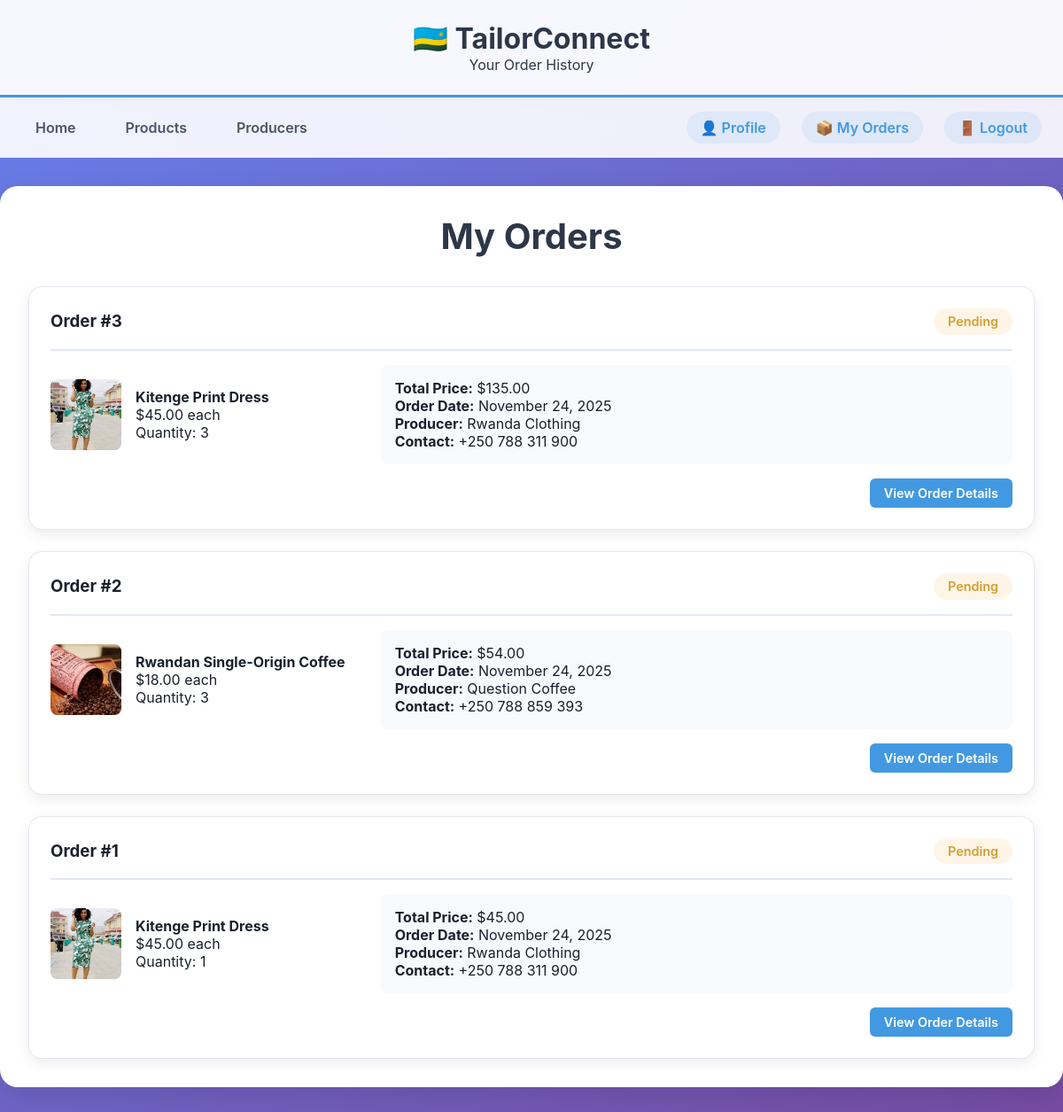
Screenshot of /orders/ (signed in) with the database file from the repository.
### Tconnect/models.py (models this page shows, shortened)
class Order(models.Model):
    ORDER_STATUS = [
        ('pending', 'Pending'),
        ('confirmed', 'Confirmed'),
        ('shipped', 'Shipped'),
        ('delivered', 'Delivered'),
        ('cancelled', 'Cancelled'),
    ]
    customer = models.ForeignKey(Customer, on_delete=models.CASCADE)
    product = models.ForeignKey(Product, on_delete=models.CASCADE)
    quantity = models.IntegerField(default=1)
    order_date = models.DateTimeField(auto_now_add=True)
    status = models.CharField(max_length=20, choices=ORDER_STATUS, default='pending')
    total_price = models.DecimalField(max_digits=10, decimal_places=2)

class Product(models.Model):
    name = models.CharField(max_length=200)
    description = models.TextField()
    price = models.DecimalField(max_digits=10, decimal_places=2)
    prod_date = models.DateField()  # Production date
    image = models.ImageField(upload_to='products/', blank=True, null=True)
    RARITY_CHOICES = [
        ('common', 'Common'),
        ('rare', 'Rare'),
        ('limited', 'Limited Edition'),
        ('unique', 'Unique Piece'),
    ]
    rarity = models.CharField(max_length=20, choices=RARITY_CHOICES, default='common')
    producer = models.ForeignKey(Producer, on_delete=models.CASCADE, related_name='products')
    created_at = models.DateTimeField(auto_now_add=True)

class Producer(models.Model):
    name = models.CharField(max_length=200)
    contact_info = models.CharField(max_length=200)
    email = models.EmailField()
    location = models.CharField(max_length=200)
    bio = models.TextField(blank=True, null=True)
    created_at = models.DateTimeField(auto_now_add=True)

### Tconnect/views.py (the view)
# urls.py: path('orders/', views.order_list, name='order_list'),
@login_required
def order_list(request):
    try:
        customer = request.user.customer
        orders = Order.objects.filter(customer=customer).order_by('-order_date')
    except Customer.DoesNotExist:
        orders = []
    return render(request, 'Tconnect/order_list.html', {
        'orders': orders
    })

### Tconnect/templates/Tconnect/order_list.html (shortened to what this page needs)
{% extends 'Tconnect/base.html' %}
{% block subtitle %}Your Order History{% endblock %}
{% block content %}
<div class="main-container">
    <div class="container">
        <h1 class="page-title">My Orders</h1>
        {% if orders %}
        <div class="orders-grid">
            {% for order in orders %}
            <div class="order-card">
                <div class="order-header">
                    <h3>Order #{{ order.id }}</h3>
                    <span class="order-status status-{{ order.status }}">{{ order.get_status_display }}</span>
                </div>
                <div class="order-details">
                    <div class="product-info">
                        {% if order.product.image %}
                        <img src="{{ order.product.image.url }}" alt="{{ order.product.name }}" class="product-image">
                        {% else %}
                        <div class="image-placeholder">
                            <span>Image</span>
                        </div>
                        {% endif %}
                        <div>
                            <h4>{{ order.product.name }}</h4>
                            <p class="price">${{ order.product.price }} each</p>
                            <p>Quantity: {{ order.quantity }}</p>
                        </div>
                    </div>
                    <div class="order-meta">
                        <p><strong>Total Price:</strong> ${{ order.total_price }}</p>
                        <p><strong>Order Date:</strong> {{ order.order_date|date:"F j, Y" }}</p>
                        <p><strong>Producer:</strong> {{ order.product.producer.name }}</p>
                        <p><strong>Contact:</strong> {{ order.product.producer.contact_info }}</p>
                    </div>
                </div>
                <div style="margin-top: 1rem; text-align: right;">
                    <a href="{% url 'order_detail' order.pk %}" class="btn btn-primary">View Order Details</a>
                </div>
            </div>
            {% endfor %}
        </div>
        {% else %}
        <div class="empty-state">
            <h3>No orders yet</h3>
            <p>You haven't placed any orders yet. Start shopping to see your orders here!</p>
            <a href="{% url 'products_list' %}" class="btn btn-primary" style="margin-top: 1rem;">Browse Products</a>
        </div>
        {% endif %}
    </div>
</div>
{% endblock %}

### Tconnect/templates/Tconnect/base.html (style rules this page uses)
* { margin: 0; padding: 0; box-sizing: border-box; }
body { font-family: 'Inter', 'Segoe UI', Tahoma, Geneva, Verdana, sans-serif; background: linear-gradient(135deg, #667eea 0%, #764ba2 100%); min-height: 100vh; color: #1a202c; }
.main-container { background: white; margin: 2rem auto; border-radius: 20px; box-shadow: 0 10px 30px rgba(0,0,0,0.1); overflow: hidden; max-width: 1200px; min-height: 60vh; }
.container { padding: 2rem; }

### Tconnect/templates/Tconnect/order_list.html (style rules this page uses)
.page-title { text-align: center; margin-bottom: 2rem; color: #2d3748; font-size: 2.5rem; font-weight: 700; }
.orders-grid { display: grid; gap: 1.5rem; margin-top: 2rem; }
.order-card { background: white; border-radius: 15px; padding: 1.5rem; box-shadow: 0 5px 15px rgba(0,0,0,0.08); border: 1px solid #e2e8f0; transition: all 0.3s ease; }
.order-header { display: flex; justify-content: space-between; align-items: center; margin-bottom: 1rem; padding-bottom: 1rem; border-bottom: 2px solid #e2e8f0; }
.order-status { padding: 0.4rem 1rem; border-radius: 20px; font-size: 0.9rem; font-weight: 600; }
.status-pending { background: #fef5e7; color: #d69e2e; }
.order-details { display: grid; grid-template-columns: 1fr 2fr; gap: 1rem; }
.product-info { display: flex; align-items: center; gap: 1rem; }
.product-image { width: 80px; height: 80px; object-fit: cover; border-radius: 8px; }
.order-meta { background: #f7fafc; padding: 1rem; border-radius: 8px; }
.btn { display: inline-block; padding: 0.5rem 1rem; border: none; border-radius: 6px; font-size: 0.9rem; font-weight: 600; cursor: pointer; transition: all 0.3s ease; text-decoration: none; }
.btn-primary { background: #4299e1; color: white; }

### rows the page displays
Order: id "3", status "Pending", product.image (picture), product.name "Kitenge Print Dress", product.price "45.00", quantity "3", total_price "135.00", order_date "November 24, 2025", product.producer.name "Rwanda Clothing", product.producer.contact_info "+250 788 311 900"
Order: id "2", status "Pending", product.image (picture), product.name "Rwandan Single-Origin Coffee", product.price "18.00", quantity "3", total_price "54.00", order_date "November 24, 2025", product.producer.name "Question Coffee", product.producer.contact_info "+250 788 859 393"
Order: id "1", status "Pending", product.image (picture), product.name "Kitenge Print Dress", product.price "45.00", quantity "1", total_price "45.00", order_date "November 24, 2025", product.producer.name "Rwanda Clothing", product.producer.contact_info "+250 788 311 900"
